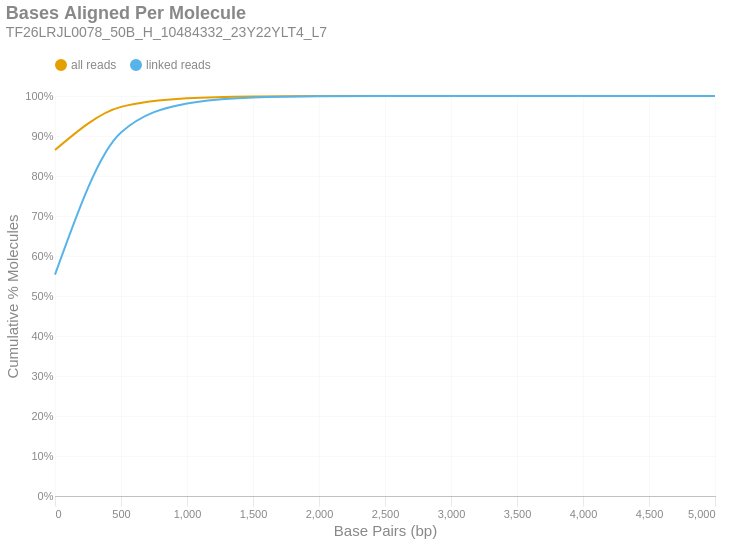

Source (notebook cell):
### Markdown cell above
### Bases Aligned Per Molecule
This is a cumulative frequency distribution showing the number of base pairs aligned per unique molecule. These data are shown in 500 bp bins. There are two distributions: one with `all reads` (yellow) and another with only `linked reads` (blue). The percent of molecules in the `linked reads` distribution is relative to the total number of linked molecules.

### Code cell
if SKIPLR:
    print_html(f"Skipped")
else:
    binned_df = consolidated_hist(valids['aligned_bp'], mask, 500, True)
    with SafeRender(binned_df):
        (
            density_plot(binned_df, 'Bases Aligned Per Molecule', samplename, 'basesper')
            .encode(
                x=alt.X('bin:Q', title="Base Pairs (bp)").axis(tickMinStep=500).scale(padding=0),
                y=alt.Y('value:Q', title='Cumulative % Molecules')
                    .axis(format='%')
                    .scale(domain = [0,1])
                    .stack(False),
                color=alt.Color("key:N").scale(domain = ["all reads", "linked reads"]),
                tooltip = [
                    alt.Tooltip("key:N", title = "Data Type"),
                    alt.Tooltip("range_label:N", title="Bases Aligned Per Molecule"),
                    alt.Tooltip("value:Q", format = ".2%", title="% Molecules (Cum.)")
                ]
            )
        ).display()

### Figure 1 — Vega-Lite specification as saved in the notebook (floating-point values rounded to 4 significant figures)
{"width": "container", "height": 400, "config": {"title": {"anchor": "start", "dy": -15, "fontSize": 18, "color": "#888888", "subtitleColor": "#888888", "subtitleFontSize": 14}, "arc": {"fill": "#0072B2"}, "axis": {"domainColor": "#888888", "domainWidth": 0.5, "gridWidth": 0.2, "grid": false, "titleFontWeight": 400, "titleFontSize": 15, "labelFontSize": 11, "labelColor": "#888888", "tickColor": "#888888", "tickWidth": 0.2, "titleColor": "#888888"}, "axisBand": {"grid": false}, "axisX": {"grid": true, "tickSize": 10, "domainCap": "round"}, "axisY": {"domain": false, "grid": true, "tickSize": 0, "domainCap": "round"}, "background": "transparent", "header": {"labelFontSize": 15, "labelColor": "#888888", "titleFontSize": 15, "titleFontWeight": 600, "titleColor": "#888888"}, "legend": {"labelFont": "sans-serif", "labelFontSize": 12, "labelColor": "#888888", "symbolSize": 100, "symbolType": "circle", "titleFontSize": 12, "titlePadding": 10, "titleColor": "#888888", "title": null, "orient": "top"}, "range": {"category": ["#E69F00", "#56B4E9", "#009E73", "#F0E442", "#0072B2", "#D55E00", "#CC79A7", "#000000"], "diverging": ["#cfe8f3", "#a2d4ec", "#73bfe2", "#46abdb", "#1696d2", "#12719e"]}, "area": {"fill": "#0072B2", "fillOpacity": 0.7, "line": true, "strokeOpacity": 0.7}, "line": {"color": "#0072B2", "stroke": "#0072B2", "strokeWidth": 2}, "trail": {"color": "#0072B2", "stroke": "#0072B2", "strokeWidth": 0, "size": 1}, "point": {"filled": true, "fillOpacity": 1.0, "size": 95}, "text": {"color": "#888888", "fontSize": 11, "align": "right", "fontWeight": 400, "size": 11}, "bar": {"fill": "#0072B2", "stroke": null}, "view": {"stroke": null, "continuousWidth": 660, "continuousHeight": 400}}, "data": {"name": "data-630d0538743b5669f4820dc816f25e73"}, "mark": {"type": "line", "interpolate": "monotone", "point": {"opacity": 0, "size": 275}}, "encoding": {"color": {"field": "key", "scale": {"domain": ["all reads", "linked reads"]}, "type": "nominal"}, "tooltip": [{"field": "key", "title": "Data Type", "type": "nominal"}, {"field": "range_label", "title": "Bases Aligned Per Molecule", "type": "nominal"}, {"field": "value", "format": ".2%", "title": "% Molecules (Cum.)", "type": "quantitative"}], "x": {"axis": {"tickMinStep": 500}, "field": "bin", "scale": {"padding": 0}, "title": "Base Pairs (bp)", "type": "quantitative"}, "y": {"axis": {"format": "%"}, "field": "value", "scale": {"domain": [0, 1]}, "stack": false, "title": "Cumulative % Molecules", "type": "quantitative"}}, "params": [{"name": "param_c36ac31b6afebe62", "select": {"type": "point", "fields": ["key"]}, "bind": "legend"}], "title": {"text": "Bases Aligned Per Molecule", "subtitle": "TF26LRJL0078_50B_H_10484332_23Y22YLT4_L7"}, "transform": [{"fold": ["all reads (cumsum)", "linked reads (cumsum)"]}, {"calculate": "replace(datum.key, ' (cumsum)', '')", "as": "key"}, {"filter": {"param": "param_c36ac31b6afebe62"}}], "usermeta": {"embedOptions": {"downloadFileName": "TF26LRJL0078_50B_H_10484332_23Y22YLT4_L7.basesper"}}, "$schema": "https://vega.github.io/schema/vega-lite/v6.4.1.json", "datasets": {"data-630d0538743b5669f4820dc816f25e73": [{"bin": "0.0", "interval": "0.0-500.0", "all reads": 0.8651, "linked reads": 0.5533, "all reads (cumsum)": 0.8651, "linked reads (cumsum)": 0.5533, "range_label": "0-499"}, {"bin": "500.0", "interval": "500.0-1000.0", "all reads": 0.1078, "linked reads": 0.3556, "all reads (cumsum)": 0.9728, "linked reads (cumsum)": 0.9089, "range_label": "500-999"}, {"bin": "1000.0", "interval": "1000.0-1500.0", "all reads": 0.02164, "linked reads": 0.07258, "all reads (cumsum)": 0.9945, "linked reads (cumsum)": 0.9814, "range_label": "1000-1499"}, {"bin": "1500.0", "interval": "1500.0-2000.0", "all reads": 0.004477, "linked reads": 0.01502, "all reads (cumsum)": 0.9989, "linked reads (cumsum)": 0.9965, "range_label": "1500-1999"}, {"bin": "2000.0", "interval": "2000.0-2500.0", "all reads": 0.000884, "linked reads": 0.002967, "all reads (cumsum)": 0.9998, "linked reads (cumsum)": 0.9994, "range_label": "2000-2499"}, {"bin": "2500.0", "interval": "2500.0-3000.0", "all reads": 0.000136, "linked reads": 0.0004565, "all reads (cumsum)": 1.0, "linked reads (cumsum)": 0.9999, "range_label": "2500-2999"}, {"bin": "3000.0", "interval": "3000.0-3500.0", "all reads": 2.828e-05, "linked reads": 9.49e-05, "all reads (cumsum)": 1.0, "linked reads (cumsum)": 1.0, "range_label": "3000-3499"}, {"bin": "3500.0", "interval": "3500.0-4000.0", "all reads": 5.574e-06, "linked reads": 1.87e-05, "all reads (cumsum)": 1.0, "linked reads (cumsum)": 1.0, "range_label": "3500-3999"}, {"bin": "4000.0", "interval": "4000.0-4500.0", "all reads": 1.239e-06, "linked reads": 4.156e-06, "all reads (cumsum)": 1.0, "linked reads (cumsum)": 1.0, "range_label": "4000-4499"}, {"bin": "4500.0", "interval": "4500.0-5000.0", "all reads": 1.032e-07, "linked reads": 3.464e-07, "all reads (cumsum)": 1.0, "linked reads (cumsum)": 1.0, "range_label": "4500-4999"}, {"bin": "5000.0", "interval": "5000.0-5500.0", "all reads": 1.032e-07, "linked reads": 3.464e-07, "all reads (cumsum)": 1.0, "linked reads (cumsum)": 1.0, "range_label": "5000-5499"}]}}
